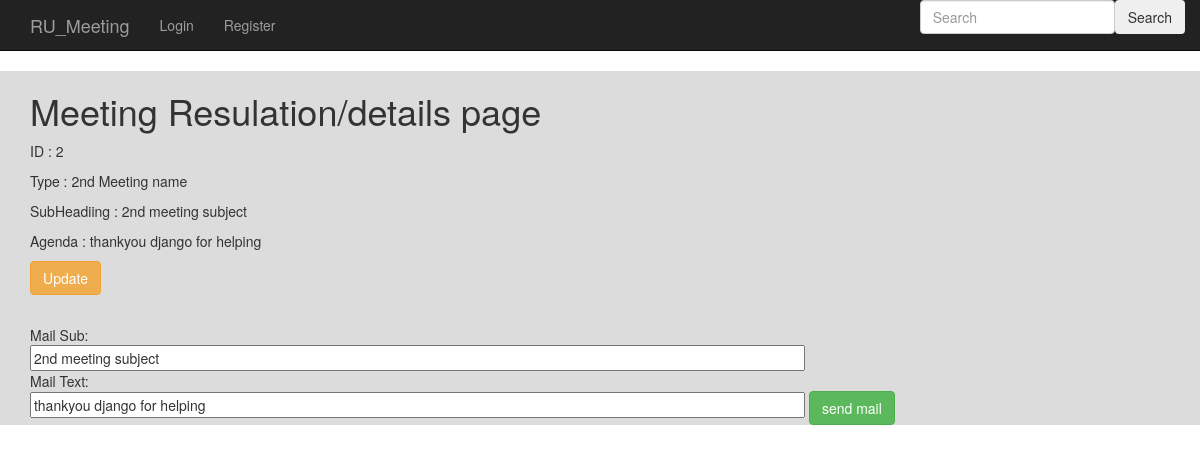
Before: /meeting_app/2/ with the older database file.
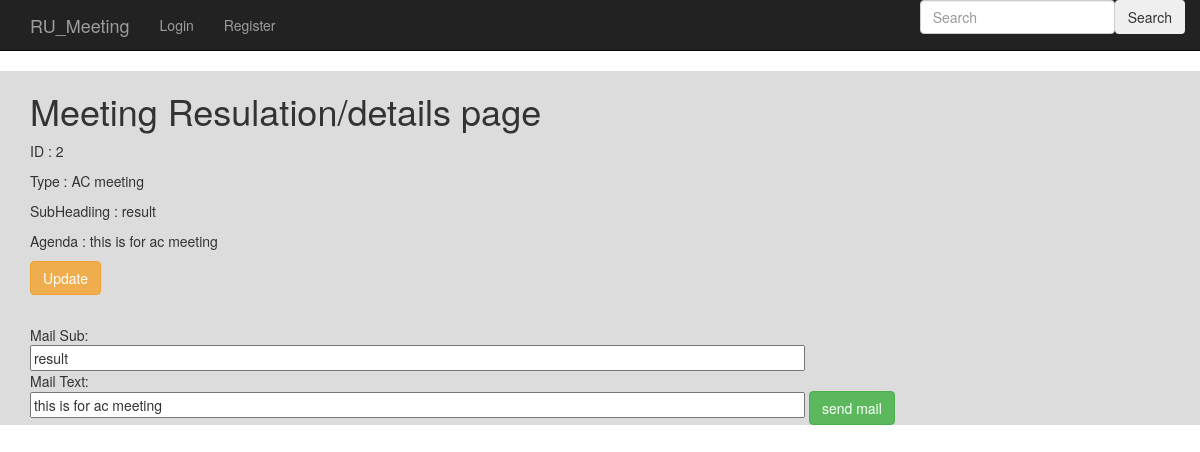
After: the same page with the newer database file.
### meeting_app/models.py (models this page shows, shortened)
class Create_Meeting(models.Model):
    meeting_id = models.AutoField(primary_key=True)
    meeting_name= models.CharField(max_length=256, choices=CHOICES, default='General Meeting')
    meeting_sub= models.CharField(max_length=256)
    meeting_text= models.TextField(max_length=500)
    date = models.DateField(default=datetime.now)

### meeting_app/views.py (the view)
# urls.py: url(r'^(?P<pk>\d+)/$',views.Create_MeetingDetailView.as_view(),name='meeting_detail'),
class Create_MeetingDetailView(DetailView):
    context_object_name = 'meeting_detail'
    model = models.Create_Meeting
    template_name = 'meeting_app/meeting_detail.html'

### templates/meeting_app/meeting_detail.html (shortened to what this page needs)
{% extends 'meeting_app/base.html' %}
{% block body_block %}
<div class="mask rgba-gradient align-items-center" style=" background-color:#DCDCDC;">
<div class="jumbtron">
  <div class="container">
    <form class="" action="{% url 'sendmail' %}" method="post">
    <h1>Meeting Resulation/details page</h1>
    <p>ID : {{meeting_detail.meeting_id}}</p>
    <p>Type : {{meeting_detail.meeting_name}}</p>
    <p>SubHeadiing : {{meeting_detail.meeting_sub}}</p>
    <p>Agenda : {{meeting_detail.meeting_text}}</p>
    <p><a class='btn btn-warning' href="{% url 'meeting_app:update' pk=meeting_detail.pk %}">Update</a></p>
      <br>Mail Sub:</br>
      <input type="" name="subject" value="{{meeting_detail.meeting_sub}}" size="100">
      <br>Mail Text:</br>
      <input  type="" name="message" value="{{meeting_detail.meeting_text}}"  size="100" >
      <input type="submit" class="btn btn-success" name="" value="send mail" >
    </form>
  </div>
</div>
</div>
{% endblock %}

Changed rows visible on the page:
changed Create_Meeting id 2: meeting_name "2nd Meeting name" → "AC meeting"; meeting_sub "2nd meeting subject" → "result"; meeting_text "thankyou django for helping" → "this is for ac meeting"; subject "2nd meeting subject" → "result"; message "thankyou django for helping" → "this is for ac meeting"
